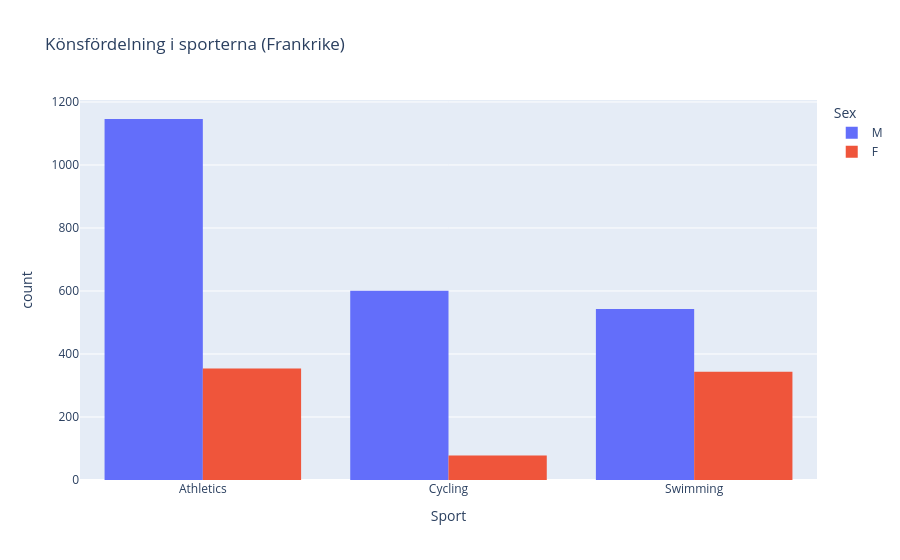

The code cell stored with this chart in its notebook:
### Code cell
# Diagram 4 - Könsfördelning i sporterna
fig4 = px.histogram(
    fr_sports,
    x='Sport',
    color='Sex',
    barmode='group',
    title='Könsfördelning i sporterna (Frankrike)'
)
fig4.show()

### Figure 1 — Plotly figure (JSON) as saved in the notebook; plotly's stock layout.template omitted (floating-point values rounded to 4 significant figures; data arrays with more than 128 entries replaced by an {"elided": "..."} marker saying what was removed)
{"data": [{"alignmentgroup": "True", "bingroup": "x", "hovertemplate": "Sex=M<br>Sport=%{x}<br>count=%{y}<extra></extra>", "legendgroup": "M", "marker": {"color": "#636efa", "pattern": {"shape": ""}}, "name": "M", "offsetgroup": "M", "orientation": "v", "showlegend": true, "type": "histogram", "x": {"elided": "2290 str values"}, "xaxis": "x", "yaxis": "y"}, {"alignmentgroup": "True", "bingroup": "x", "hovertemplate": "Sex=F<br>Sport=%{x}<br>count=%{y}<extra></extra>", "legendgroup": "F", "marker": {"color": "#EF553B", "pattern": {"shape": ""}}, "name": "F", "offsetgroup": "F", "orientation": "v", "showlegend": true, "type": "histogram", "x": {"elided": "776 str values"}, "xaxis": "x", "yaxis": "y"}], "layout": {"barmode": "group", "legend": {"title": {"text": "Sex"}, "tracegroupgap": 0}, "title": {"text": "Könsfördelning i sporterna (Frankrike)"}, "xaxis": {"anchor": "y", "domain": [0, 1], "title": {"text": "Sport"}}, "yaxis": {"anchor": "x", "domain": [0, 1], "title": {"text": "count"}}}}
